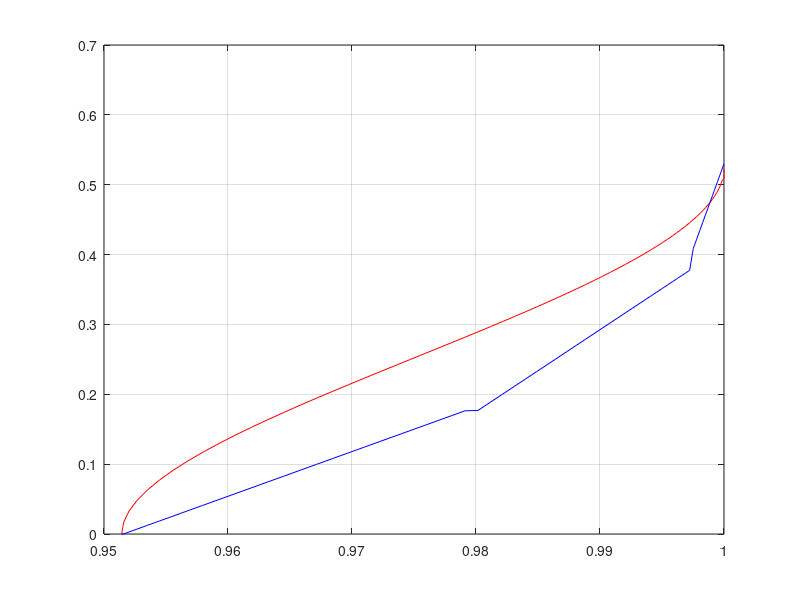

Write MATLAB code to recreate this figure.
clear all
Vs = 1:0.01:1.732;
Vdc = 1;
temp = (3/4)*Vs.*Vs-(9/16);

temp2 = (1/2)*Vdc;
temp3 = sqrt(3);
temp4 = 1/sqrt(3);
num = size(Vs);
for i = 1:num(2)
y = sqrt(temp(i)) - sqrt(3)/4;
x = 1 + y/sqrt(3);
alpha(i) = atan(y/x);

f = @(theta) ( ... 
        temp2*cos(theta).*(theta>=0 & theta<alpha(i)) ...%sector 1-1
       +temp2*cos(theta).*(theta>=alpha(i) & theta<(pi/3 - alpha(i))) ...%sector 1-2
       +temp2*cos(theta).*(theta>=(pi/3 - alpha(i)) & theta<(pi/3)) ...%sector 1-3
       +temp2*cos(theta).*(theta>=(pi/3) & theta<(pi/3 + alpha(i))) ...%sector 2-1
       +((temp2)*((cos(theta-pi/3) - temp3*sin(theta-pi/3))./(cos(theta-pi/3) + temp4*sin(theta-pi/3)))).*cos(theta).*(theta>=(pi/3 + alpha(i)) & theta<(2*pi/3 - alpha(i))) ...%sector 2-2
       +(-temp2)*cos(theta).*(theta>=(2*pi/3 - alpha(i)) & theta<(2*pi/3)) ...%sector 2-3
       +(-temp2)*cos(theta).*(theta>=(2*pi/3) & theta<(2*pi/3 + alpha(i))) ...%sector 3-1
       +(-temp2)*cos(theta).*(theta>=(2*pi/3 + alpha(i)) & theta<(pi - alpha(i))) ...%sector 3-2
       +(-temp2)*cos(theta).*(theta>=(pi - alpha(i)) & theta<(pi)) ...%sector 3-3
       +(-temp2)*cos(theta).*(theta>=(pi) & theta<(pi + alpha(i))) ...%sector 4-1
       +(-temp2)*cos(theta).*(theta>=(pi + alpha(i)) & theta<(4*pi/3 - alpha(i))) ...%sector 4-2
       +(-temp2)*cos(theta).*(theta>=(4*pi/3 - alpha(i)) & theta<(4*pi/3)) ...%sector 4-3
       +(-temp2)*cos(theta).*(theta>=(4*pi/3) & theta<(4*pi/3 + alpha(i))) ...%sector 5-1
       +((temp2)*((-cos(theta-4*pi/3) + temp3*sin(theta-4*pi/3))./(cos(theta-4*pi/3) + temp4*sin(theta-4*pi/3)))).*cos(theta).*(theta>=(4*pi/3 + alpha(i)) & theta<(5*pi/3 - alpha(i))) ...%sector 5-2
       +(temp2)*cos(theta).*(theta>=(5*pi/3 - alpha(i)) & theta<(5*pi/3)) ...%sector 5-3
       +(temp2)*cos(theta).*(theta>=5*pi/3 & theta<(5*pi/3 + alpha(i))) ...%sector 6-1
       +(temp2)*cos(theta).*(theta>=(5*pi/3 + alpha(i)) & theta<(2*pi - alpha(i))) ...%sector 6-2
       +(temp2)*cos(theta).*(theta>=(2*pi - alpha(i)) & theta<=(2*pi))...%sector 6-3
    );
F(i)=integral(f,0,pi*2)*2/(2*pi);
MI(i)=F(i)/(2/pi);
end
alpha2 = (6.40*MI - 6.09).*(MI>=0.9517 & MI<0.9800) ...
        +(11.75*MI - 11.34).*(MI>=0.9800 & MI<0.9975) ...
        +(48.96*MI - 48.43).*(MI>=0.9975);
plot(MI,alpha,'r',MI,alpha2,'b')
grid on